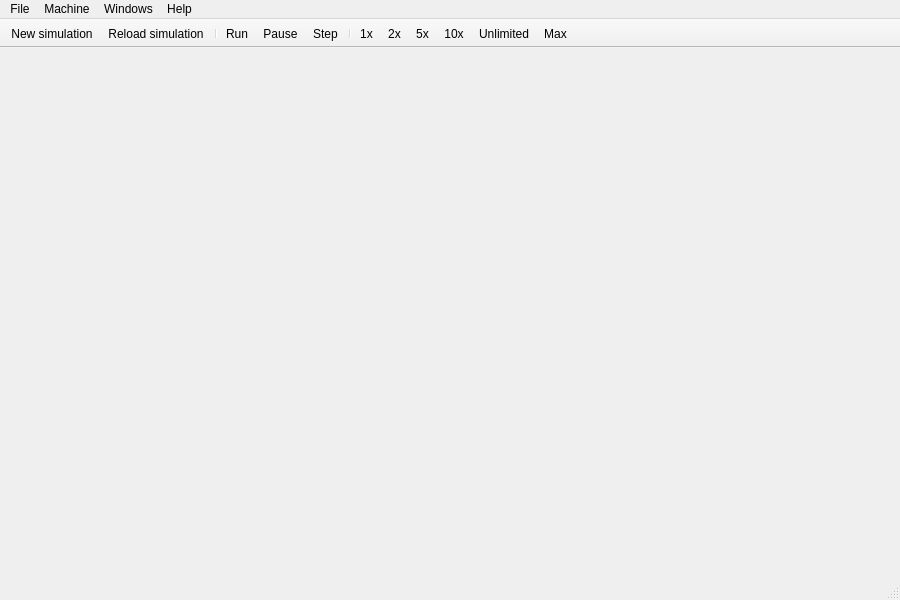
<?xml version="1.0" encoding="UTF-8"?>
<ui version="4.0">
 <class>MainWindow</class>
 <widget class="QMainWindow" name="MainWindow">
  <property name="geometry">
   <rect>
    <x>0</x>
    <y>0</y>
    <width>900</width>
    <height>600</height>
   </rect>
  </property>
  <property name="windowTitle">
   <string>MainWindow</string>
  </property>
  <property name="dockNestingEnabled">
   <bool>false</bool>
  </property>
  <property name="unifiedTitleAndToolBarOnMac">
   <bool>true</bool>
  </property>
  <widget class="QWidget" name="centralWidget">
   <layout class="QHBoxLayout" name="horizontalLayout">
    <property name="spacing">
     <number>0</number>
    </property>
    <property name="leftMargin">
     <number>0</number>
    </property>
    <property name="topMargin">
     <number>0</number>
    </property>
    <property name="rightMargin">
     <number>0</number>
    </property>
    <property name="bottomMargin">
     <number>0</number>
    </property>
    <item>
     <widget class="QWidget" name="widget" native="true"/>
    </item>
   </layout>
  </widget>
  <widget class="QMenuBar" name="menuBar">
   <property name="geometry">
    <rect>
     <x>0</x>
     <y>0</y>
     <width>900</width>
     <height>22</height>
    </rect>
   </property>
   <widget class="QMenu" name="menuFile">
    <property name="title">
     <string>File</string>
    </property>
    <addaction name="actionNew"/>
    <addaction name="actionReload"/>
    <addaction name="separator"/>
    <addaction name="actionExit"/>
   </widget>
   <widget class="QMenu" name="menuWindows">
    <property name="title">
     <string>Windows</string>
    </property>
    <addaction name="actionRegisters"/>
    <addaction name="actionProgram_memory"/>
    <addaction name="actionMemory"/>
    <addaction name="actionProgram_Cache"/>
    <addaction name="actionData_Cache"/>
    <addaction name="actionPeripherals"/>
    <addaction name="actionTerminal"/>
   </widget>
   <widget class="QMenu" name="menuMachine">
    <property name="title">
     <string>Machine</string>
    </property>
    <addaction name="actionRun"/>
    <addaction name="actionPause"/>
    <addaction name="actionStep"/>
    <addaction name="separator"/>
    <addaction name="ips1"/>
    <addaction name="ips2"/>
    <addaction name="ips5"/>
    <addaction name="ips10"/>
    <addaction name="ipsUnlimited"/>
    <addaction name="ipsMax"/>
    <addaction name="separator"/>
    <addaction name="actionRestart"/>
   </widget>
   <widget class="QMenu" name="menuHelp">
    <property name="title">
     <string>Help</string>
    </property>
    <addaction name="actionAbout"/>
    <addaction name="actionAboutQt"/>
   </widget>
   <addaction name="menuFile"/>
   <addaction name="menuMachine"/>
   <addaction name="menuWindows"/>
   <addaction name="menuHelp"/>
  </widget>
  <widget class="QStatusBar" name="statusBar"/>
  <widget class="QToolBar" name="toolBar">
   <property name="windowTitle">
    <string>toolBar</string>
   </property>
   <property name="movable">
    <bool>false</bool>
   </property>
   <property name="allowedAreas">
    <set>Qt::TopToolBarArea</set>
   </property>
   <attribute name="toolBarArea">
    <enum>TopToolBarArea</enum>
   </attribute>
   <attribute name="toolBarBreak">
    <bool>false</bool>
   </attribute>
   <addaction name="actionNew"/>
   <addaction name="actionReload"/>
   <addaction name="separator"/>
   <addaction name="actionRun"/>
   <addaction name="actionPause"/>
   <addaction name="actionStep"/>
   <addaction name="separator"/>
   <addaction name="ips1"/>
   <addaction name="ips2"/>
   <addaction name="ips5"/>
   <addaction name="ips10"/>
   <addaction name="ipsUnlimited"/>
   <addaction name="ipsMax"/>
  </widget>
  <action name="actionNew">
   <property name="icon">
    <iconset resource="icons.qrc">
     <normaloff>:/icons/document-import.png</normaloff>:/icons/document-import.png</iconset>
   </property>
   <property name="text">
    <string>New simulation...</string>
   </property>
   <property name="shortcut">
    <string>Ctrl+O</string>
   </property>
  </action>
  <action name="actionExit">
   <property name="icon">
    <iconset resource="icons.qrc">
     <normaloff>:/icons/application-exit.png</normaloff>:/icons/application-exit.png</iconset>
   </property>
   <property name="text">
    <string>Exit</string>
   </property>
   <property name="toolTip">
    <string>Exit program</string>
   </property>
   <property name="shortcut">
    <string>Ctrl+Q</string>
   </property>
  </action>
  <action name="actionRestart">
   <property name="text">
    <string>Restart</string>
   </property>
  </action>
  <action name="actionRun">
   <property name="icon">
    <iconset resource="icons.qrc">
     <normaloff>:/icons/play.png</normaloff>:/icons/play.png</iconset>
   </property>
   <property name="text">
    <string>Run</string>
   </property>
   <property name="shortcut">
    <string>Ctrl+R</string>
   </property>
  </action>
  <action name="actionStep">
   <property name="icon">
    <iconset resource="icons.qrc">
     <normaloff>:/icons/next.png</normaloff>:/icons/next.png</iconset>
   </property>
   <property name="text">
    <string>Step</string>
   </property>
   <property name="shortcut">
    <string>Ctrl+S</string>
   </property>
  </action>
  <action name="actionPause">
   <property name="icon">
    <iconset resource="icons.qrc">
     <normaloff>:/icons/pause.png</normaloff>:/icons/pause.png</iconset>
   </property>
   <property name="text">
    <string>Pause</string>
   </property>
   <property name="shortcut">
    <string>Ctrl+P</string>
   </property>
  </action>
  <action name="ips1">
   <property name="checkable">
    <bool>true</bool>
   </property>
   <property name="text">
    <string>1 instruction per second</string>
   </property>
   <property name="iconText">
    <string>1x</string>
   </property>
   <property name="toolTip">
    <string>Run CPU in speed of single instruction per second</string>
   </property>
   <property name="shortcut">
    <string>Ctrl+1</string>
   </property>
  </action>
  <action name="ips5">
   <property name="checkable">
    <bool>true</bool>
   </property>
   <property name="text">
    <string>5 instructions per second</string>
   </property>
   <property name="iconText">
    <string>5x</string>
   </property>
   <property name="toolTip">
    <string>Run CPU in speed of 5 instructions per second</string>
   </property>
   <property name="shortcut">
    <string>Ctrl+5</string>
   </property>
  </action>
  <action name="ips10">
   <property name="checkable">
    <bool>true</bool>
   </property>
   <property name="text">
    <string>10 instructions per second</string>
   </property>
   <property name="iconText">
    <string>10x</string>
   </property>
   <property name="toolTip">
    <string>Run CPU in speed of 10 instructions per second</string>
   </property>
   <property name="shortcut">
    <string>Ctrl+0</string>
   </property>
  </action>
  <action name="ipsUnlimited">
   <property name="checkable">
    <bool>true</bool>
   </property>
   <property name="text">
    <string>Unlimited</string>
   </property>
   <property name="toolTip">
    <string>Run CPU without any clock constrains</string>
   </property>
   <property name="shortcut">
    <string>Ctrl+U</string>
   </property>
  </action>
  <action name="actionMemory">
   <property name="text">
    <string>Memory</string>
   </property>
   <property name="toolTip">
    <string>Data memory view</string>
   </property>
   <property name="shortcut">
    <string>Ctrl+M</string>
   </property>
  </action>
  <action name="actionProgram_memory">
   <property name="text">
    <string>Program</string>
   </property>
   <property name="toolTip">
    <string>Program memory view</string>
   </property>
   <property name="shortcut">
    <string>Ctrl+P</string>
   </property>
  </action>
  <action name="actionRegisters">
   <property name="text">
    <string>Registers</string>
   </property>
   <property name="shortcut">
    <string>Ctrl+D</string>
   </property>
  </action>
  <action name="actionReload">
   <property name="icon">
    <iconset resource="icons.qrc">
     <normaloff>:/icons/reload.png</normaloff>:/icons/reload.png</iconset>
   </property>
   <property name="text">
    <string>Reload simulation</string>
   </property>
   <property name="shortcut">
    <string>Ctrl+Shift+R</string>
   </property>
  </action>
  <action name="actionProgram_Cache">
   <property name="text">
    <string>Program Cache</string>
   </property>
   <property name="shortcut">
    <string>Ctrl+Shift+P</string>
   </property>
  </action>
  <action name="actionData_Cache">
   <property name="text">
    <string>Data Cache</string>
   </property>
   <property name="shortcut">
    <string>Ctrl+Shift+M</string>
   </property>
  </action>
  <action name="ips2">
   <property name="checkable">
    <bool>true</bool>
   </property>
   <property name="text">
    <string>2 instructions per second</string>
   </property>
   <property name="iconText">
    <string>2x</string>
   </property>
   <property name="toolTip">
    <string>Run CPU in speed of two instructions per second</string>
   </property>
   <property name="shortcut">
    <string>Ctrl+2</string>
   </property>
  </action>
  <action name="actionAbout">
   <property name="text">
    <string>&amp;About Qt Mips</string>
   </property>
  </action>
  <action name="ipsMax">
   <property name="checkable">
    <bool>true</bool>
   </property>
   <property name="text">
    <string>&amp;Max</string>
   </property>
   <property name="toolTip">
    <string>Run at maximal speed, skip visualization for 100 msec</string>
   </property>
   <property name="shortcut">
    <string>Ctrl+M</string>
   </property>
  </action>
  <action name="actionAboutQt">
   <property name="text">
    <string>About Qt</string>
   </property>
  </action>
  <action name="actionPeripherals">
   <property name="text">
    <string>Peripherals</string>
   </property>
  </action>
  <action name="actionTerminal">
   <property name="text">
    <string>Terminal</string>
   </property>
  </action>
 </widget>
 <layoutdefault spacing="6" margin="11"/>
 <resources>
  <include location="icons.qrc"/>
 </resources>
 <connections/>
</ui>
